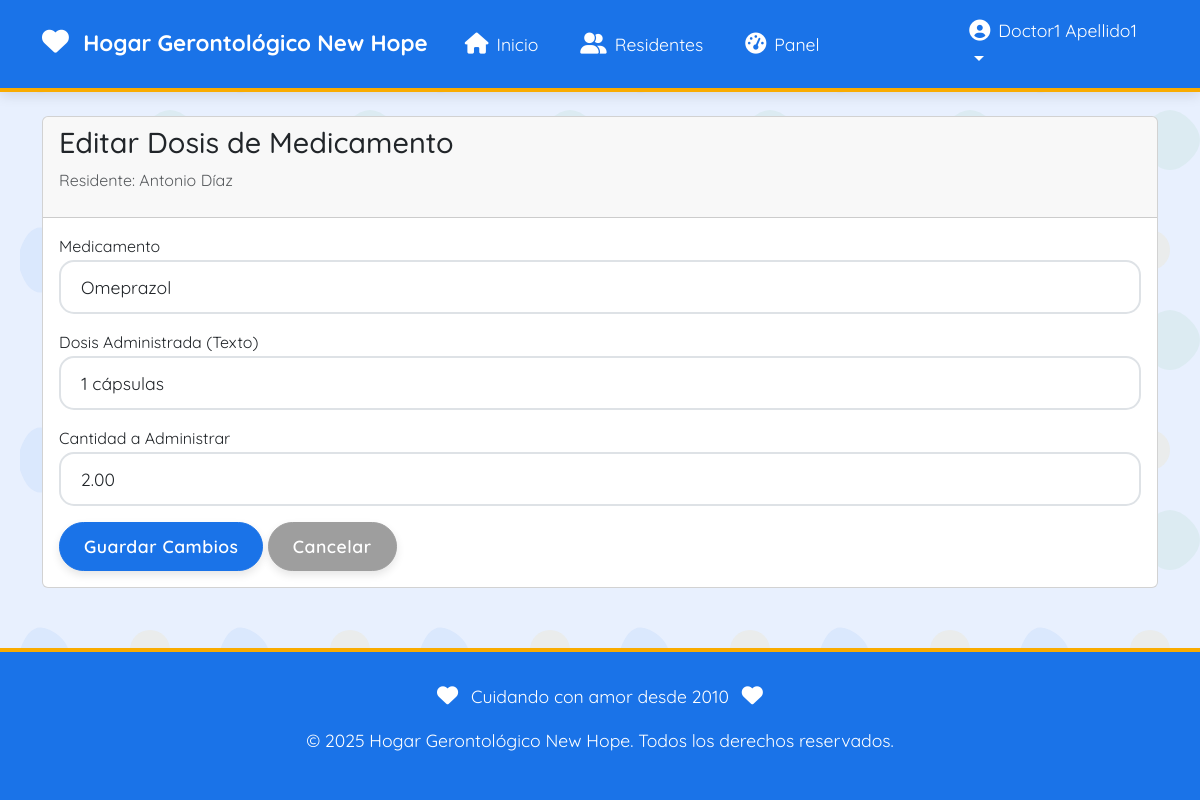
Page /medication_dose/1/doses/3/update/ (signed in) on the committed database.
### residents/models.py (models this page shows, shortened)
class Resident(models.Model):
    name = models.CharField(max_length=100)
    age = models.IntegerField()
    medical_condition = models.CharField(max_length=300)
    medications = models.ManyToManyField(
        Medication,
        through='ResidentMedication',
        related_name='residents_with_quantity' # Changed related_name
    )

### medication_dose/models.py (models this page shows, shortened)
class MedicationDose(models.Model):
    resident = models.ForeignKey(
        Resident,
        on_delete=models.CASCADE,
        related_name='medication_doses'
    )
    medication = models.ForeignKey(
        Medication,
        on_delete=models.SET_NULL,
        null=True,
        blank=True
    )
    medication_name = models.CharField(max_length=255, editable=False)
    dose = models.CharField(max_length=50)
    quantity_administered = models.DecimalField(max_digits=10, decimal_places=2, default=1)
    day = models.DateField()
    time = models.TimeField()

### medication_dose/views.py (the view)
# urls.py: path('<int:resident_pk>/doses/<int:dose_pk>/update/', views.update_medication_dose_view, name='update_medication_dose_view'),
@login_required
def update_medication_dose_view(request, resident_pk, dose_pk):
    dose = get_object_or_404(MedicationDose, pk=dose_pk)
    resident = get_object_or_404(Resident, pk=resident_pk)
    if dose.resident.pk != resident.pk:
        messages.error(request, 'La dosis no corresponde al residente seleccionado.')
        return redirect('medication_dose:resident_doses_view', resident_pk=resident.pk)
    if request.method == 'POST':
        form = MedicationDoseUpdateForm(request.POST, instance=dose, resident=resident)
        if form.is_valid():
            new_medication = form.cleaned_data.get('medication')
            new_quantity = form.cleaned_data.get('quantity_administered')
            original_quantity = dose.quantity_administered
            original_medication = dose.medication
            try:
                 with transaction.atomic(): # Include quantity check within the transaction
                     new_resident_medication = ResidentMedication.objects.select_for_update().get( # Use select_for_update
                         resident=resident,
                         medication=new_medication # Use the new medication for the check
                     )
                     if original_medication == new_medication:
                          quantity_needed = new_quantity - original_quantity
                          if resident_medication.quantity_on_hand < quantity_needed:
                              messages.error(request, f'"{resident.name}" no tiene suficiente "{new_medication.name}" ({resident_medication.quantity_on_hand}) para esta actualización ({quantity_needed} adicionales necesarios).')
                              return render(request, 'update_dose.html', {'form': form, 'dose': dose, 'resident': resident})
                     else:
                         if new_resident_medication.quantity_on_hand < new_quantity:
                              messages.error(request, f'"{resident.name}" no tiene suficiente "{new_medication.name}" ({new_resident_medication.quantity_on_hand}) para esta actualización ({new_quantity} necesarios).')
                              return render(request, 'update_dose.html', {'form': form, 'dose': dose, 'resident': resident})
                     if original_medication and original_medication != new_medication:
                         try:
                             original_resident_medication = ResidentMedication.objects.select_for_update().get(
                                 resident=resident,
                                 medication=original_medication
                             )
                             original_resident_medication.quantity_on_hand += original_quantity
                             original_resident_medication.save()
                         except ResidentMedication.DoesNotExist:
                              print(f"Warning: Original ResidentMedication not found for {resident.name} and {original_medication.name}. Quantity not restored on edit.")
                     if original_medication == new_medication:
                          new_resident_medication.quantity_on_hand -= quantity_needed # Deduct the difference
                          new_resident_medication.save()
                     else: # If medication changed, we already checked for the full new quantity
                         new_resident_medication.quantity_on_hand -= new_quantity
                         new_resident_medication.save()
                     form.save() # The form's save method will now just save the dose fields
                     messages.success(request, 'Dosis actualizada correctamente.')
                     return redirect('medication_dose:resident_doses_view', resident_pk=resident.pk)
            except ResidentMedication.DoesNotExist:
                 messages.error(request, f'El residente no tiene asignado el medicamento seleccionado ({new_medication.name}).')
                 return render(request, 'update_dose.html', {'form': form, 'dose': dose, 'resident': resident})
            except Exception as e:
                messages.error(request, f'Error al actualizar la dosis: {e}')
                return render(request, 'update_dose.html', {'form': form, 'dose': dose, 'resident': resident})
        else:
            messages.error(request, 'Error al actualizar la dosis. Por favor, verifica los campos.')
            return render(request, 'update_dose.html', {'form': form, 'dose': dose, 'resident': resident})
    else:
        form = MedicationDoseUpdateForm(instance=dose, resident=resident)
    context = {
        'form': form,
        'dose': dose,
        'resident': resident,
    }
    return render(request, 'update_dose.html', context)

### authentication/context_processors.py (called while the page is built, shortened)
def user_profile_context(request):
    if request.user.is_authenticated:
        try:
            profile = request.user.profile
            return {
                'user_profile': profile,
                'is_doctor': profile.is_doctor(),
                'is_administrator': profile.is_administrator(), # Added
                'is_family': profile.is_family(),
            }
        except UserProfile.DoesNotExist:
            return {
                'user_profile': None,
                'is_doctor': False,
                'is_administrator': False, # Added
                'is_family': False,
            }

### authentication/models.py (called while the page is built)
    def is_doctor(self):
        return self.user_type == 'doctor'

    def is_administrator(self): # New method
        return self.user_type == 'administrator'

    def is_family(self):
        return self.user_type == 'family'

### medications/models.py (called while the page is built)
    def __str__(self):
        return self.name

### medication_dose/templates/update_dose.html (shortened to what this page needs)
{% extends 'base.html' %}
{% block content %}
<div class="container mt-4">
    <div class="card">
        <div class="card-header">
            <h3>Editar Dosis de Medicamento</h3>
            <p class="text-muted">Residente: {{ resident.name }}</p>
        </div>
        <div class="card-body">
            <form method="post">
                <div class="form-group mb-3">
                    <label for="{{ form.medication.id_for_label }}">{{ form.medication.label }}</label>
                    {{ form.medication }}
                </div>
                <div class="form-group mb-3">
                    <label for="{{ form.dose.id_for_label }}">{{ form.dose.label }}</label>
                    {{ form.dose }}
                </div>
                <div class="form-group mb-3">
                    <label for="{{ form.quantity_administered.id_for_label }}">{{ form.quantity_administered.label }}</label>
                    {{ form.quantity_administered }}
                </div>
                <div class="form-group">
                    <button type="submit" class="btn btn-primary">Guardar Cambios</button>
                    <a href="{% url 'medication_dose:resident_doses_view' resident.pk %}" class="btn btn-secondary">Cancelar</a>
                </div>
            </form>
        </div>
    </div>
</div>
{% endblock %}

### templates/base.html (shortened to what this page needs)
{% load static %}
<!DOCTYPE html>
<html lang="es">
<head>
    <link rel="stylesheet" href="https://cdn.jsdelivr.net/npm/bootstrap@5.3.0/dist/css/bootstrap.min.css">
    <link rel="stylesheet" href="https://cdnjs.cloudflare.com/ajax/libs/font-awesome/6.0.0-beta3/css/all.min.css">
</head>
<body>
    <nav class="navbar navbar-expand-lg navbar-dark">
        <div class="container">
            <a class="navbar-brand" href="/">
                <i class="fas fa-heart me-2"></i>
                Hogar Gerontológico New Hope
            </a>
            <div class="collapse navbar-collapse" id="navbarNav">
                <ul class="navbar-nav me-auto">
                    <li class="nav-item">
                        <a class="nav-link" href="/">
                            <i class="fas fa-home me-2"></i>Inicio
                        </a>
                    </li>
                    {% if user.is_authenticated %}
                        {% if user.profile.is_doctor or user.profile.is_administrator%}
                        <li class="nav-item">
                            <a class="nav-link" href="{% url 'residents:residents_view' %}">
                                <i class="fas fa-user-friends me-2"></i>Residentes
                            </a>
                        </li>
                    {% endif %}
                    <li class="nav-item">
                        <a class="nav-link" href="{% url 'dashboard:index' %}">
                            <i class="fas fa-tachometer-alt me-2"></i>Panel
                        </a>
                    </li>
                    {% endif %}
                </ul>
                <ul class="navbar-nav">
                    {% if user.is_authenticated %}
                    <li class="nav-item dropdown">
                        <a class="nav-link dropdown-toggle" href="#" id="navbarDropdown" role="button" data-bs-toggle="dropdown" aria-expanded="false">
                            <div class="user-profile">
                                <i class="fas fa-user-circle fa-lg me-2"></i>
                                {{ user.get_full_name|default:user.username }}
                            </div>
                        </a>
                    </li>
                    {% else %}
                    <li class="nav-item">
                        <a class="nav-link" href="{% url 'authentication:login' %}">
                            <i class="fas fa-sign-in-alt me-2"></i>Ingresar
                        </a>
                    </li>
                    {% endif %}
                </ul>
            </div>
        </div>
    </nav>
    {% block content %}{% endblock %}
    <footer class="footer">
        <div class="container">
            <div class="text-center">
                <p><i class="fas fa-heart me-2"></i> Cuidando con amor desde 2010 <i class="fas fa-heart ms-2"></i></p>
                <p>© 2025 Hogar Gerontológico New Hope. Todos los derechos reservados.</p>
            </div>
        </div>
    </footer>
</body>
</html>

### templates/base.html (style rules this page uses)
:root { --primary-blue: #1A73E8; --secondary-blue: #155EEA; --light-blue: #E8F0FE; --accent-blue: #4285F4; --text-dark: #333333; --text-light: #FFFFFF; --accent-warm: #F9AB00; --accent-soft: #FEEFC3; --accent-green: #34A853; --accent-red: #EA4335; }
body { font-family: 'Quicksand', 'Segoe UI', Tahoma, Geneva, Verdana, sans-serif; background-color: var(--light-blue); color: var(--text-dark); font-size: 16px; line-height: 1.6; background-repeat: repeat; background-attachment: fixed; }
.navbar { background-color: var(--primary-blue); border-bottom: 4px solid var(--accent-warm); box-shadow: 0 4px 12px rgba(0, 0, 0, 0.1); font-size: 1.1rem; }
.navbar-brand, .nav-link { color: var(--text-light); }
.navbar-brand { font-size: 1.4rem; font-weight: 700; }
.nav-link { margin: 0 5px; border-radius: 20px; padding: 8px 16px !important; transition: all 0.3s; }
.btn { font-size: 1.1rem; border-radius: 50px; font-weight: 600; letter-spacing: 0.5px; box-shadow: 0 4px 8px rgba(0, 0, 0, 0.1); transition: all 0.3s; padding: 10px 24px; }
.btn-primary { background-color: var(--primary-blue); border-color: var(--primary-blue); }
.btn-secondary { background-color: #9E9E9E; border-color: #9E9E9E; }
.form-control { border-radius: 15px; padding: 12px 20px; border: 2px solid #dee2e6; font-size: 1.1rem; }
.footer { background-color: var(--primary-blue); color: var(--text-light); padding: 30px 0; margin-top: 60px; border-top: 4px solid var(--accent-warm); text-align: center; font-size: 1.1rem; }
a, button, input, select, textarea { transition: all 0.2s; }
h3 { font-size: 1.8rem; }
.fa, .fas, .far, .fal, .fab { font-size: 1.2em; }
.user-profile { display: flex; align-items: center; }

### rows in the picture
Resident: name "Antonio Díaz"
MedicationDose: medication "Omeprazol", dose "1 cápsulas", quantity_administered "2.00"

### other values in the picture
{{ user.get_full_name|default:user.username }} "Doctor1 Apellido1"
